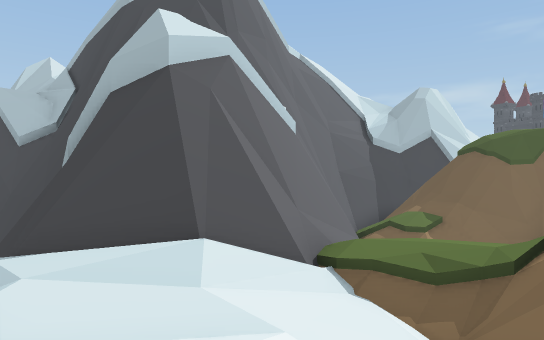
View 1 (above)

12 first-person views from a walk through a scene from a Unity 3-D project. The camera is 1.2 m above the floor, looks level and sees 75° across. The floor is counted in squares, 2 m on a side. Each view is taken from the middle of a square. On the plan, view 1 faces up. The plan holds only what a view shows up to about 10 squares ahead; the rest is blank. The place goes on beyond the plan. The player character is not drawn. Door leaves are left out, so doorways stand open.

View 2
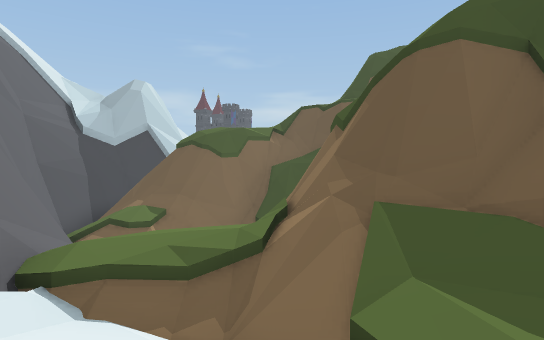

View 3
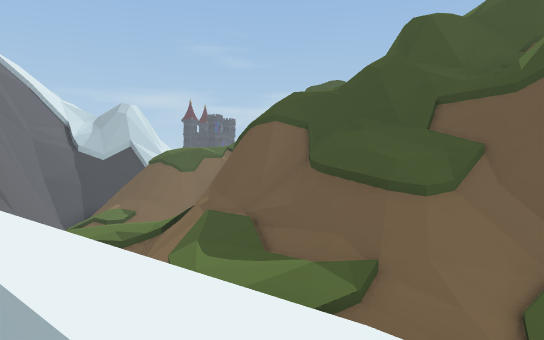

View 4
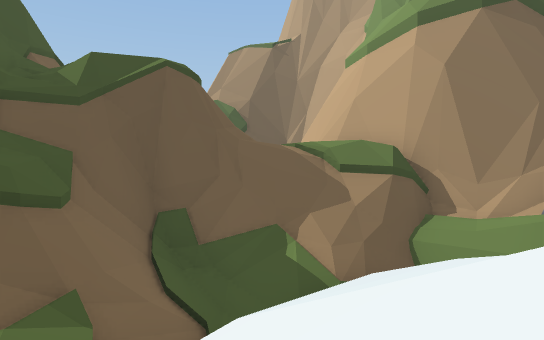

View 5
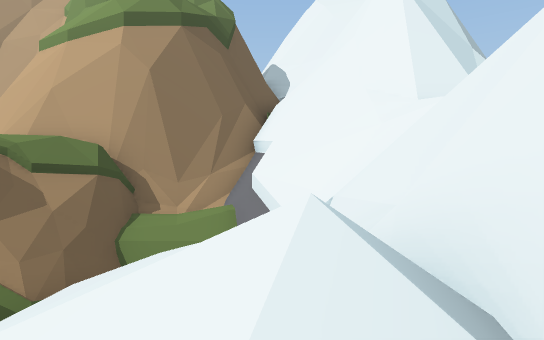

View 6
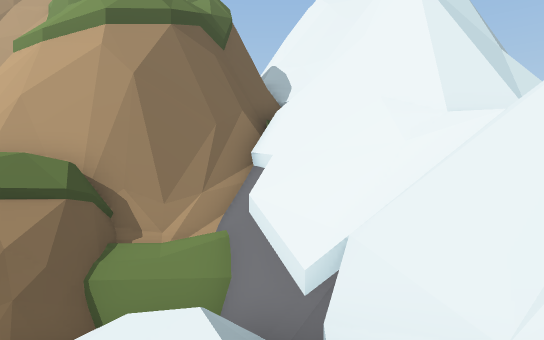

View 7
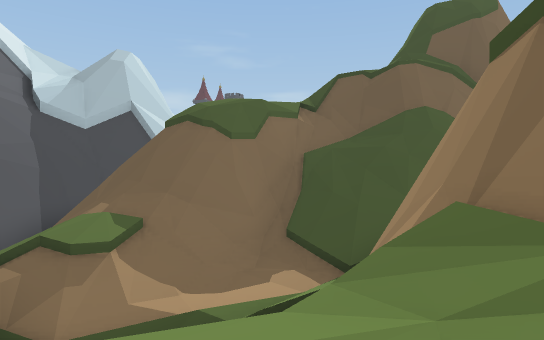

View 8
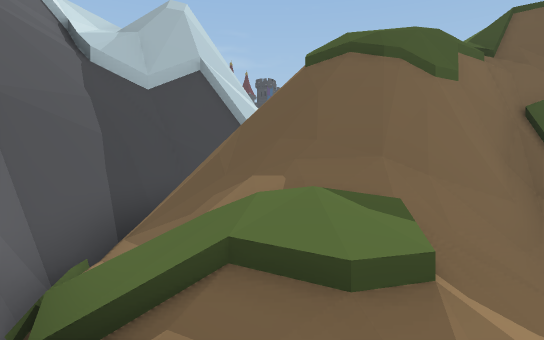

View 9
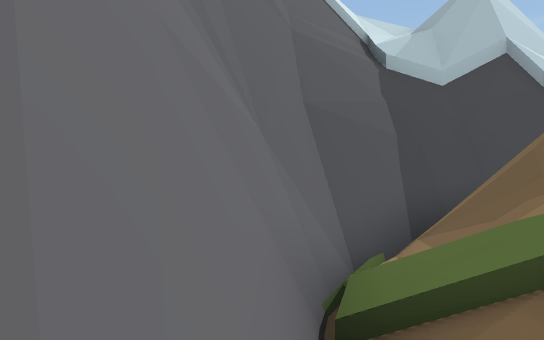

View 10
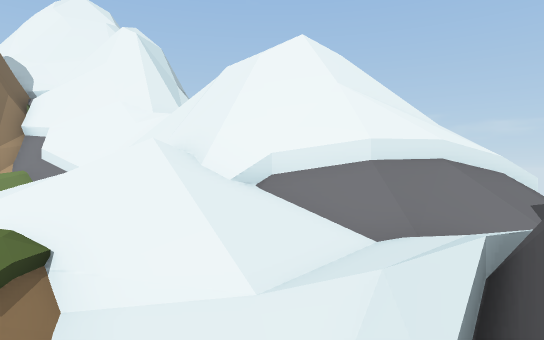

View 11
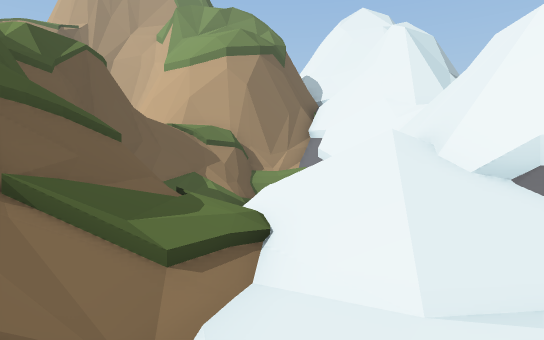

View 12
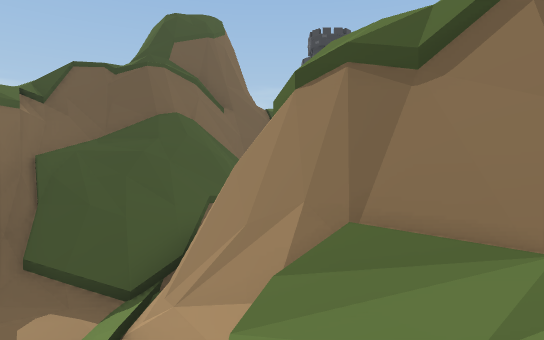

### Floor plan
Key: @ floor where view 1 was taken; # wall or solid block; x gap in a wall; . main floor; : floor 0.75 m higher than the main floor; - floor 1.25 m lower than the main floor; + floor 4 m higher than the main floor; * floor 4.75 m higher than the main floor; % floor 5 m higher than the main floor; _ floor 9.75 m lower than the main floor; / step, stairs or slope; = window, fence, low wall or low ledge; ^ raised ledge; v drop or lower ground.
Columns run from 7 left of view 1 to 11 right of it. Each row starts with its distance up from view 1.
 16               ^^
 15             ####
 14            ##vv
 13           ##v
 12          ##==
 11          #//=+%
 10          #//#vv#==
  9         ##//######x
  8         #///-/////
  7        ##/v/-/////
  6        #/  //#///_
  5    #####/:/###
  4 =////://///##
  3 ^^///....//^#
  2   ###//////##
  1     ##///:==#
  0      #/@/:/##
 -1      #////=##
 -2      #/////##
 -3      #/////##
 -4      #/////##
 -5      #/ /////
 -6      ####v//
 -7        ##v*
 -8         ####

Where each view was taken, in squares from view 1:
view 1: 0 up, 0 right, facing up
view 2: 1 up, 0 right, facing up-right
view 3: 3 down, 1 left, facing up-right
view 4: 0 up, 1 left, facing down-right
view 5: 0 up, 1 left, facing down
view 6: 1 down, 1 left, facing down
view 7: 4 up, 2 right, facing up-right
view 8: 8 up, 2 right, facing up-right
view 9: 8 up, 2 right, facing up
view 10: 5 up, 2 right, facing down-left
view 11: 5 up, 1 right, facing down
view 12: 5 up, 2 right, facing right
